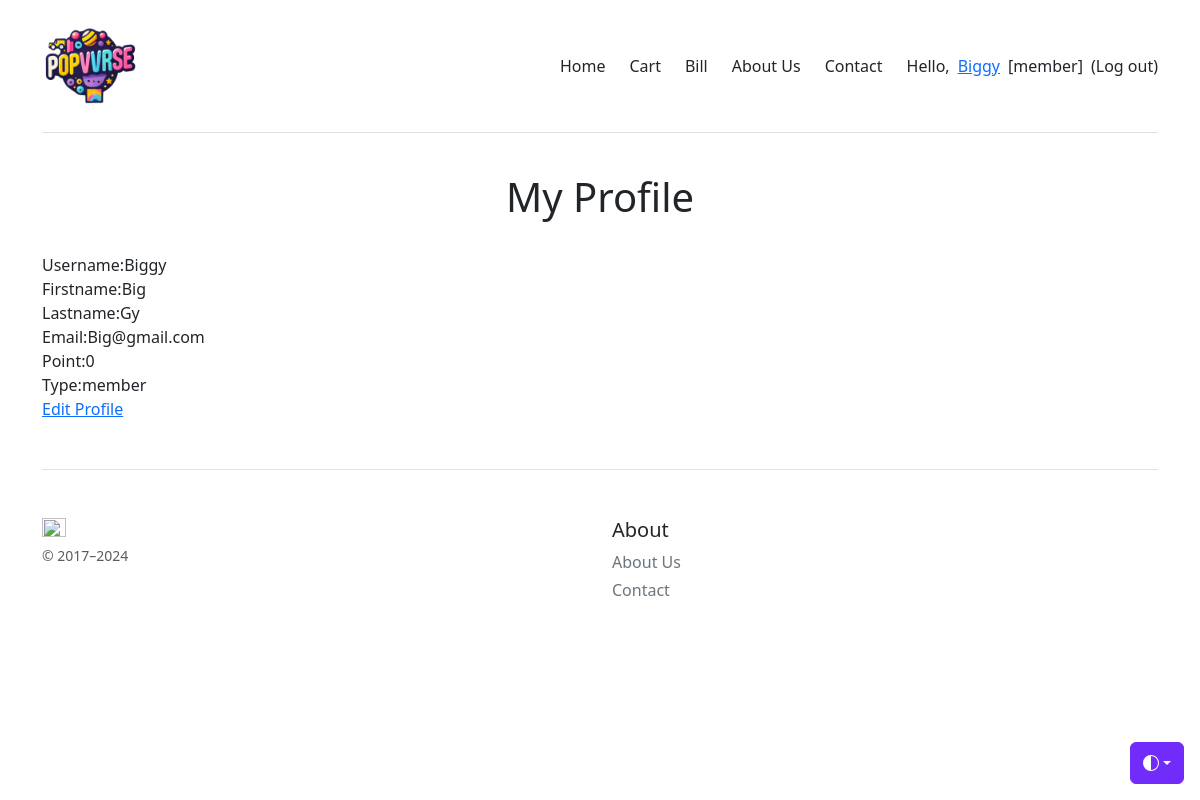
Screenshot of /profile/ (signed in) with the database file from the repository.
### myapp/models.py (models this page shows, shortened)
class Profile(models.Model):
    user = models.OneToOneField(User, on_delete=models.CASCADE)
    usertype = models.CharField(max_length=100, default='member')
    point = models.IntegerField(default=0)

### myapp/views.py (the view)
# urls.py: path('profile/', userProfile, name="profile-page"),
def userProfile(request):
    context={}
    userprofile = Profile.objects.get(user=request.user)
    context['profile']=userprofile
    return render(request,'myapp/profile.html',context)

### myapp/template/myapp/profile.html
{%extends 'myapp/base.html'%}
{%block myheader%}
<h1> My Profile</h1>
{%endblock myheader%}
{%block content%}
    <div class="form-group">
        Username:{{profile.user.username}}
    </div>
    <div class="form-group">
        Firstname:{{profile.user.first_name}}
    </div>
    <div class="form-group">
        Lastname:{{profile.user.last_name}}
    </div>
    <div class="form-group">
        Email:{{profile.user.email}}
    </div>
    <div class="form-group">
        Point:{{profile.point}}
    </div>
    <div class="form-group">
        Type:{{profile.usertype}}
    </div>
    <p><a href="{% url 'editprofile-page' %}">Edit Profile</a></p>
{%endblock content%}

### myapp/template/myapp/base.html (shortened to what this page needs)
{% load static %}
<!doctype html>
<html lang="en" data-bs-theme="auto">
  <head><script src="/docs/5.3/assets/js/color-modes.js"></script>
    <link rel="stylesheet" href="https://cdn.jsdelivr.net/npm/@docsearch/css@3">
<link href="https://getbootstrap.com/docs/5.3/dist/css/bootstrap.min.css" rel="stylesheet">
    <link href="https://getbootstrap.com/docs/5.0/examples/pricing/pricing.css" rel="stylesheet">
  </head>
  <body>
    <div class="dropdown position-fixed bottom-0 end-0 mb-3 me-3 bd-mode-toggle">
      <button class="btn btn-bd-primary py-2 dropdown-toggle d-flex align-items-center"
              id="bd-theme"
              type="button"
              aria-expanded="false"
              data-bs-toggle="dropdown"
              aria-label="Toggle theme (auto)">
        <svg class="bi my-1 theme-icon-active" width="1em" height="1em"><use href="#circle-half"></use></svg>
      </button>
    </div>
<div class="container py-3">
  <header>
    <div class="d-flex flex-column flex-md-row align-items-center pb-3 mb-4 border-bottom">
      <a href="/" class="d-flex align-items-center link-body-emphasis text-decoration-none">
        <img src="{% static 'image/logo_use.png' %}" alt="banana image" width="100" height="100">
      </a>
      <nav class="d-inline-flex mt-2 mt-md-0 ms-md-auto gap-2">
        {% if user.profile.usertype == "admin" %}
          <a class="me-3 py-2 text-dark text-decoration-none" href="{% url 'admin_all_bills' %}">All Bills</a>
          <a class="me-3 py-2 text-dark text-decoration-none" href="{% url 'showcontact-page' %}">Show Contact</a>
          <a class="me-3 py-2 text-dark text-decoration-none" href="{% url 'addproduct-page' %}">Add Product</a>
        {% else %}
          <a class="me-3 py-2 text-dark text-decoration-none" href="/">Home</a>
          {% if user.is_authenticated %}
          <a class="me-3 py-2 text-dark text-decoration-none" href="{% url 'view-basket' %}">Cart</a>
          <a class="me-3 py-2 text-dark text-decoration-none" href="{% url 'all_bills' %}">Bill</a>
          {% endif %}
          <a class="me-3 py-2 text-dark text-decoration-none" href="{% url 'about-page' %}">About Us</a>
          <a class="me-3 py-2 text-dark text-decoration-none" href="{% url 'contact-page' %}">Contact</a>
        {% endif %}
        {% if user.is_authenticated %}
          <a class="py-2 text-dark text-decoration-none" href="#">Hello,<a class="py-2" href="{%url 'profile-page'%}">{{user.username}}</a><a class="py-2 text-decoration-none text-dark">[{{user.profile.usertype}}]</a>
          <a class="py-2 text-dark text-decoration-none" href="{% url 'logout' %}">(Log out)</a>
        {% else %}
          <a class="py-2 text-dark text-decoration-none" href="{% url 'login' %}">Log in</a>
        {% endif %}
      </nav>
    </div>
    <div class="pricing-header p-3 pb-md-4 mx-auto text-center">
     {% block myheader %}
     {% endblock myheader %}
    </div>
  </header>
  <main>
    {% block content %}
    {% endblock content %}
  </main>
  <footer class="pt-4 my-md-5 pt-md-5 border-top">
    <div class="row">
      <div class="col-12 col-md">
        <img class="mb-2" src="https://getbootstrap.com/docs/5.3/assets/brand/bootstrap-logo.svg" alt="" width="24" height="19">
        <small class="d-block mb-3 text-body-secondary">&copy; 2017–2024</small>
      </div>
      <div class="col-6 col-md">
        <h5>About</h5>
        <ul class="list-unstyled text-small">
          <li class="mb-1"><a class="link-secondary text-decoration-none" href="{% url 'about-page' %}">About Us</a></li>
          <li class="mb-1"><a class="link-secondary text-decoration-none" href="{% url 'contact-page' %}">Contact</a></li>
        </ul>
      </div>
    </div>
  </footer>
</div>
    </body>
</html>

### myapp/template/myapp/base.html (style rules this page uses)
.bi { vertical-align: -.125em; fill: currentColor; }
.btn-bd-primary { --bd-violet-bg: #712cf9; --bd-violet-rgb: 112.520718, 44.062154, 249.437846; --bs-btn-font-weight: 600; --bs-btn-color: var(--bs-white); --bs-btn-bg: var(--bd-violet-bg); --bs-btn-border-color: var(--bd-violet-bg); --bs-btn-hover-color: var(--bs-white); --bs-btn-hover-bg: #6528e0; --bs-btn-hover-border-color: #6528e0; --bs-btn-focus-shadow-rgb: var(--bd-violet-rgb); --bs-btn-active-color: var(--bs-btn-hover-color); --bs-btn-active-bg: #5a23c8; --bs-btn-active-border-color: #5a23c8; }
.bd-mode-toggle { z-index: 1500; }

### rows the page displays
Profile: user.username "Biggy", user.first_name "Big", user.last_name "Gy", user.email "Big@gmail.com", point "0", usertype "member"

### other values shown
{{ user.username }} "Biggy"
{{ user.profile.usertype }} "member"
